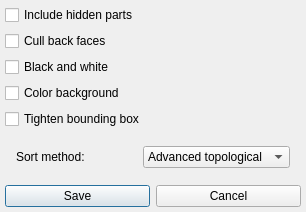
<?xml version="1.0" encoding="UTF-8"?>
<ui version="4.0">
 <class>VRenderInterface</class>
 <widget class="QDialog" name="VRenderInterface">
  <property name="geometry">
   <rect>
    <x>0</x>
    <y>0</y>
    <width>306</width>
    <height>191</height>
   </rect>
  </property>
  <property name="windowTitle">
   <string>Vectorial rendering options</string>
  </property>
  <layout class="QVBoxLayout">
   <property name="spacing">
    <number>6</number>
   </property>
   <property name="margin">
    <number>5</number>
   </property>
   <item>
    <widget class="QCheckBox" name="includeHidden">
     <property name="toolTip">
      <string>Hidden polygons are also included in the output (usually twice bigger)</string>
     </property>
     <property name="text">
      <string>Include hidden parts</string>
     </property>
    </widget>
   </item>
   <item>
    <widget class="QCheckBox" name="cullBackFaces">
     <property name="toolTip">
      <string>Back faces (non clockwise point ordering) are removed from the output</string>
     </property>
     <property name="text">
      <string>Cull back faces</string>
     </property>
    </widget>
   </item>
   <item>
    <widget class="QCheckBox" name="blackAndWhite">
     <property name="toolTip">
      <string>Black and white rendering</string>
     </property>
     <property name="text">
      <string>Black and white</string>
     </property>
    </widget>
   </item>
   <item>
    <widget class="QCheckBox" name="colorBackground">
     <property name="toolTip">
      <string>Use current background color instead of white</string>
     </property>
     <property name="text">
      <string>Color background</string>
     </property>
    </widget>
   </item>
   <item>
    <widget class="QCheckBox" name="tightenBBox">
     <property name="toolTip">
      <string>Fit output bounding box to current display</string>
     </property>
     <property name="text">
      <string>Tighten bounding box</string>
     </property>
    </widget>
   </item>
   <item>
    <layout class="QHBoxLayout">
     <property name="spacing">
      <number>6</number>
     </property>
     <property name="margin">
      <number>11</number>
     </property>
     <item>
      <widget class="QLabel" name="sortLabel">
       <property name="toolTip">
        <string>Polygon depth sorting method</string>
       </property>
       <property name="text">
        <string>Sort method:</string>
       </property>
      </widget>
     </item>
     <item>
      <widget class="QComboBox" name="sortMethod">
       <property name="toolTip">
        <string>Polygon depth sorting method</string>
       </property>
       <property name="currentIndex">
        <number>3</number>
       </property>
       <item>
        <property name="text">
         <string>No sorting</string>
        </property>
       </item>
       <item>
        <property name="text">
         <string>BSP</string>
        </property>
       </item>
       <item>
        <property name="text">
         <string>Topological</string>
        </property>
       </item>
       <item>
        <property name="text">
         <string>Advanced topological</string>
        </property>
       </item>
      </widget>
     </item>
    </layout>
   </item>
   <item>
    <spacer>
     <property name="orientation">
      <enum>Qt::Vertical</enum>
     </property>
     <property name="sizeType">
      <enum>QSizePolicy::Expanding</enum>
     </property>
     <property name="sizeHint" stdset="0">
      <size>
       <width>31</width>
       <height>41</height>
      </size>
     </property>
    </spacer>
   </item>
   <item>
    <layout class="QHBoxLayout">
     <property name="spacing">
      <number>6</number>
     </property>
     <property name="margin">
      <number>0</number>
     </property>
     <item>
      <widget class="QPushButton" name="SaveButton">
       <property name="text">
        <string>Save</string>
       </property>
      </widget>
     </item>
     <item>
      <widget class="QPushButton" name="CancelButton">
       <property name="text">
        <string>Cancel</string>
       </property>
      </widget>
     </item>
    </layout>
   </item>
  </layout>
 </widget>
 <layoutdefault spacing="6" margin="11"/>
 <tabstops>
  <tabstop>SaveButton</tabstop>
  <tabstop>CancelButton</tabstop>
  <tabstop>includeHidden</tabstop>
  <tabstop>cullBackFaces</tabstop>
  <tabstop>blackAndWhite</tabstop>
  <tabstop>colorBackground</tabstop>
  <tabstop>tightenBBox</tabstop>
  <tabstop>sortMethod</tabstop>
 </tabstops>
 <resources/>
 <connections>
  <connection>
   <sender>SaveButton</sender>
   <signal>released()</signal>
   <receiver>VRenderInterface</receiver>
   <slot>accept()</slot>
   <hints>
    <hint type="sourcelabel">
     <x>16</x>
     <y>210</y>
    </hint>
    <hint type="destinationlabel">
     <x>35</x>
     <y>176</y>
    </hint>
   </hints>
  </connection>
  <connection>
   <sender>CancelButton</sender>
   <signal>released()</signal>
   <receiver>VRenderInterface</receiver>
   <slot>reject()</slot>
   <hints>
    <hint type="sourcelabel">
     <x>225</x>
     <y>198</y>
    </hint>
    <hint type="destinationlabel">
     <x>211</x>
     <y>180</y>
    </hint>
   </hints>
  </connection>
 </connections>
</ui>
